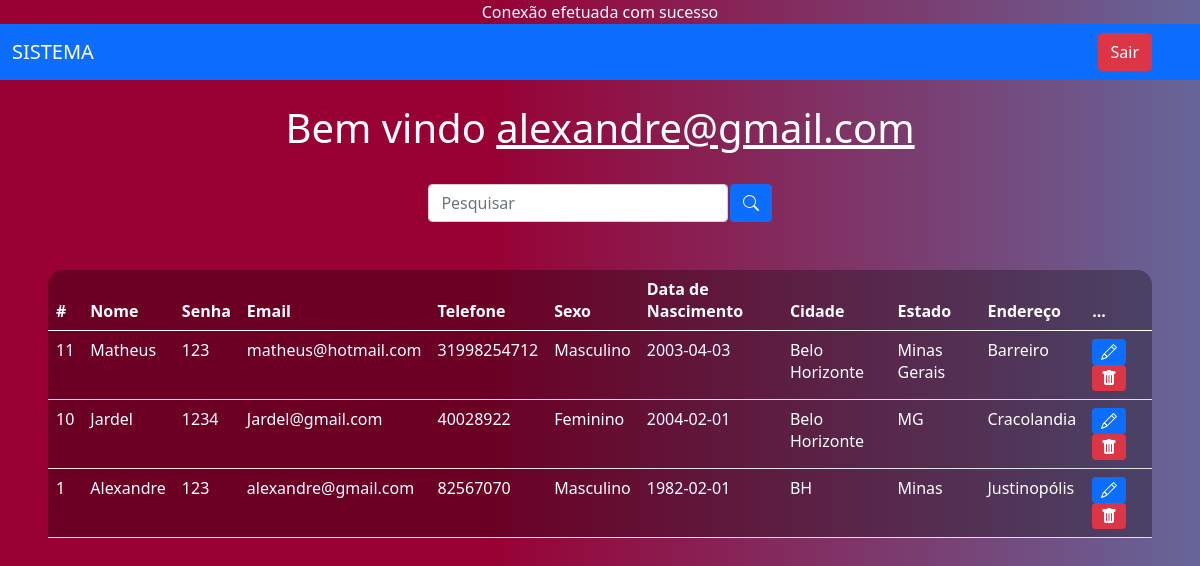
/sistema.php (signed in), run on the app's committed database.
### tables this page shows
CREATE TABLE IF NOT EXISTS `usuarios` (
  `id` int NOT NULL AUTO_INCREMENT,
  `nome` varchar(45) NOT NULL,
  `email` varchar(110) NOT NULL,
  `telefone` varchar(15) DEFAULT NULL,
  `sexo` enum('Masculino','Feminino','Outro') NOT NULL,
  `data_nasc` date NOT NULL,
  `cidade` varchar(45) NOT NULL,
  `estado` char(45) NOT NULL,
  `endereco` varchar(150) NOT NULL,
  `senha` varchar(255) NOT NULL,
  PRIMARY KEY (`id`),
  UNIQUE KEY `email` (`email`)
);

### sistema.php (the view, shortened to what this page needs)
<?php
    include_once('config.php');
    $logado = $_SESSION['email'];
    if(!empty($_GET['search']))
    {
        $data = $_GET['search'];
        $sql = "SELECT * FROM usuarios WHERE id LIKE '%$data%' or nome LIKE '%$data%' or email LIKE '%$data%' ORDER BY id DESC";
    }
    else
    {
        $sql = "SELECT * FROM usuarios ORDER BY id DESC";
    }
    $result = $conexao->query($sql);
?>
<!DOCTYPE html>
<html lang="en">
<head>
    <link href="https://cdn.jsdelivr.net/npm/bootstrap@5.0.2/dist/css/bootstrap.min.css" rel="stylesheet">
</head>
<body>
    <nav class="navbar navbar-expand-lg navbar-dark bg-primary">
        <div class="container-fluid">
            <a class="navbar-brand" href="#">SISTEMA</a>
        </div>
        <div class="d-flex">
            <a href="sair.php" class="btn btn-danger me-5">Sair</a>
        </div>
    </nav>
    <br>
    <?php
        echo "<h1>Bem vindo <u>$logado</u></h1>";
    ?>
    <br>
    <div class="box-search">
        <input type="search" class="form-control w-25" placeholder="Pesquisar" id="pesquisar">
        <button onclick="searchData()" class="btn btn-primary">
        </button>
    </div>
    <div class="m-5">
        <table class="table text-white table-bg">
            <thead>
                <tr>
                    <th scope="col">#</th>
                    <th scope="col">Nome</th>
                    <th scope="col">Senha</th>
                    <th scope="col">Email</th>
                    <th scope="col">Telefone</th>
                    <th scope="col">Sexo</th>
                    <th scope="col">Data de Nascimento</th>
                    <th scope="col">Cidade</th>
                    <th scope="col">Estado</th>
                    <th scope="col">Endereço</th>
                    <th scope="col">...</th>
                </tr>
            </thead>
            <tbody>
                <?php
                    while($user_data = mysqli_fetch_assoc($result)) {
                        echo "<tr>";
                        echo "<td>".$user_data['id']."</td>";
                        echo "<td>".$user_data['nome']."</td>";
                        echo "<td>".$user_data['senha']."</td>";
                        echo "<td>".$user_data['email']."</td>";
                        echo "<td>".$user_data['telefone']."</td>";
                        echo "<td>".$user_data['sexo']."</td>";
                        echo "<td>".$user_data['data_nasc']."</td>";
                        echo "<td>".$user_data['cidade']."</td>";
                        echo "<td>".$user_data['estado']."</td>";
                        echo "<td>".$user_data['endereco']."</td>";
                        echo "<td>
                        <a class='btn btn-sm btn-primary' href='edit.php?id=$user_data[id]' title='Editar'>
                            <svg xmlns='http://www.w3.org/2000/svg' width='16' height='16' fill='currentColor' class='bi bi-pencil' viewBox='0 0 16 16'>
                                <path d='M12.146.146a.5.5 0 0 1 .708 0l3 3a.5.5 0 0 1 0 .708l-10 10a.5.5 0 0 1-.168.11l-5 2a.5.5 0 0 1-.65-.65l2-5a.5.5 0 0 1 .11-.168l10-10zM11.207 2.5 13.5 4.793 14.793 3.5 12.5 1.207 11.207 2.5zm1.586 3L10.5 3.207 4 9.707V10h.5a.5.5 0 0 1 .5.5v.5h.5a.5.5 0 0 1 .5.5v.5h.293l6.5-6.5zm-9.761 5.175-.106.106-1.528 3.821 3.821-1.528.106-.106A.5.5 0 0 1 5 12.5V12h-.5a.5.5 0 0 1-.5-.5V11h-.5a.5.5 0 0 1-.468-.325z'/>
                            </svg>
                            </a>
                            <a class='btn btn-sm btn-danger' href='delete.php?id=$user_data[id]' title='Deletar'>
                                <svg xmlns='http://www.w3.org/2000/svg' width='16' height='16' fill='currentColor' class='bi bi-trash-fill' viewBox='0 0 16 16'>
                                    <path d='M2.5 1a1 1 0 0 0-1 1v1a1 1 0 0 0 1 1H3v9a2 2 0 0 0 2 2h6a2 2 0 0 0 2-2V4h.5a1 1 0 0 0 1-1V2a1 1 0 0 0-1-1H10a1 1 0 0 0-1-1H7a1 1 0 0 0-1 1H2.5zm3 4a.5.5 0 0 1 .5.5v7a.5.5 0 0 1-1 0v-7a.5.5 0 0 1 .5-.5zM8 5a.5.5 0 0 1 .5.5v7a.5.5 0 0 1-1 0v-7A.5.5 0 0 1 8 5zm3 .5v7a.5.5 0 0 1-1 0v-7a.5.5 0 0 1 1 0z'/>
                                </svg>
                            </a>
                            </td>";
                        echo "</tr>";
                    }
                    ?>
            </tbody>
        </table>
    </div>
</body>
</html>

### sistema.php (style rules this page uses)
body { background: linear-gradient(to left, #666699 0%, #990033 60%); color: white; text-align: center; }
.table-bg { background: rgba(0, 0, 0, 0.3); border-radius: 15px 15px 0 0; }
.box-search { display: flex; justify-content: center; gap: .1%; }

### data on the page
usuarios: id "11", nome "Matheus", senha "123", email "matheus@hotmail.com", telefone "31998254712", sexo "Masculino", data_nasc "2003-04-03", cidade "Belo Horizonte", estado "Minas Gerais", endereco "Barreiro"
usuarios: id "10", nome "Jardel", senha "1234", email "Jardel@gmail.com", telefone "40028922", sexo "Feminino", data_nasc "2004-02-01", cidade "Belo Horizonte", estado "MG", endereco "Cracolandia"
usuarios: id "1", nome "Alexandre", senha "123", email "alexandre@gmail.com", telefone "82567070", sexo "Masculino", data_nasc "1982-02-01", cidade "BH", estado "Minas", endereco "Justinopólis"

### other printed values
$logado "alexandre@gmail.com"
